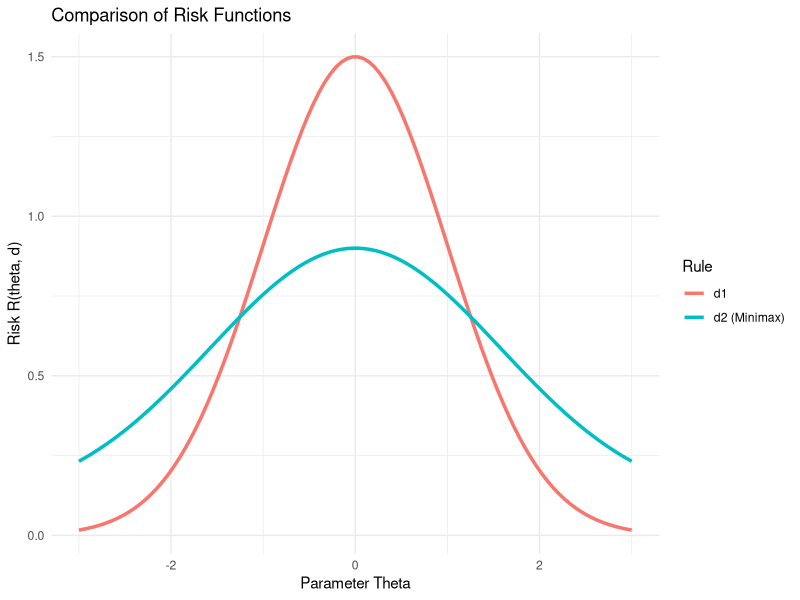
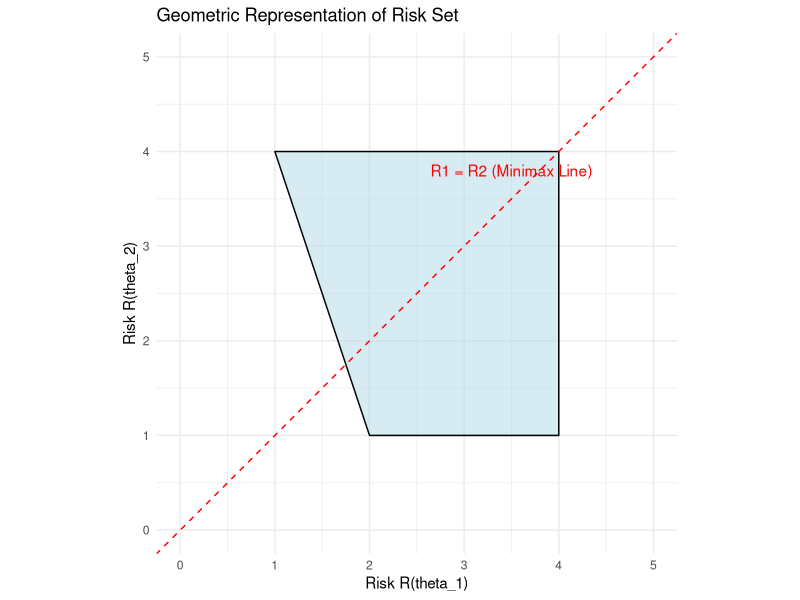
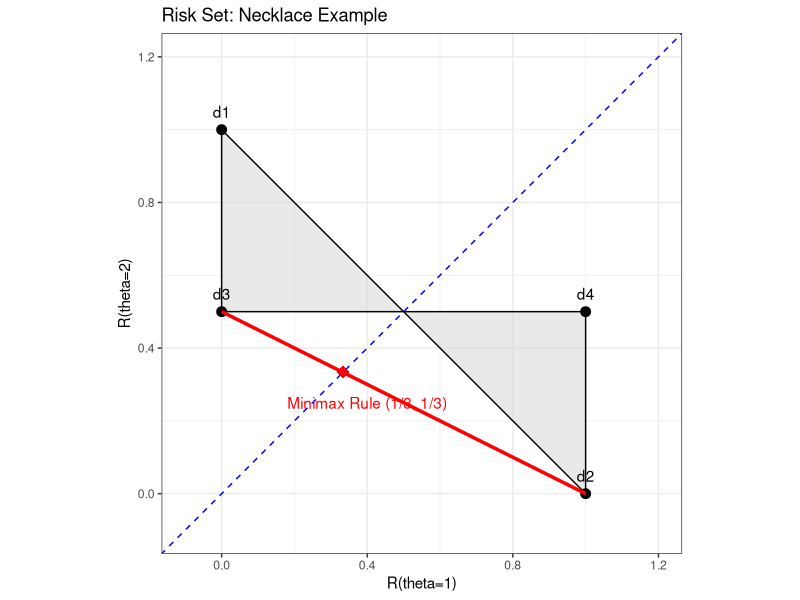

Write R code to recreate these figures, in order.
## ---- chunk 1
#| label: fig-minimax
#| echo: false
#| fig-cap: "Illustration of Minimax: Rule d2 has a lower maximum risk than d1, making it the Minimax rule, even though d1 is better for some values of theta."
library(ggplot2)

theta <- seq(-3, 3, length.out = 100)
## d1 has high variance/peak
risk_d1 <- 1.5 * exp(-theta^2 / 2) 
## d2 is flatter (lower max risk)
risk_d2 <- 0.8 * exp(-theta^2 / 5) + 0.1

df <- data.frame(
  theta = rep(theta, 2),
  Risk = c(risk_d1, risk_d2),
  Rule = rep(c("d1", "d2 (Minimax)"), each = 100)
)

ggplot(df, aes(x = theta, y = Risk, color = Rule)) +
  geom_line(size = 1.2) +
  theme_minimal() +
  labs(title = "Comparison of Risk Functions", y = "Risk R(theta, d)", x = "Parameter Theta")
## ---- chunk 2
#| label: fig-riskset
#| echo: false
#| fig-cap: "The Risk Set S. Points d1 and d2 are deterministic rules. The line connecting them represents randomized rules. The Minimax rule lies on the line R1=R2 (if accessible). The Bayes rule is found by bringing a tangent line with slope -pi1/pi2 toward the origin."
library(ggplot2)

## Define a polygon representing the risk set
risk_polygon <- data.frame(
  R1 = c(1, 4, 4, 2, 1),
  R2 = c(4, 4, 1, 1, 4)
)

ggplot() +
  ## Draw the convex risk set
  geom_polygon(data = risk_polygon, aes(x = R1, y = R2), fill = "lightblue", alpha = 0.5, color = "black") +
  ## Add 45 degree line for minimax
  geom_abline(intercept = 0, slope = 1, linetype = "dashed", color = "red") +
  annotate("text", x = 3.5, y = 3.8, label = "R1 = R2 (Minimax Line)", color = "red") +
  coord_fixed(xlim = c(0, 5), ylim = c(0, 5)) +
  labs(title = "Geometric Representation of Risk Set", x = "Risk R(theta_1)", y = "Risk R(theta_2)") +
  theme_minimal()
## ---- chunk 3
#| label: fig-necklace
#| echo: false
#| fig-cap: "Risk Set for the Necklace Example. The set is the quadrilateral defined by d1, d2, d3, d4. The Minimax rule is the intersection of the line R1=R2 and the lower boundary segment connecting d3 and d2."

df_necklace <- data.frame(
  R1 = c(0, 1, 1, 0),
  R2 = c(1, 0, 0.5, 0.5),
  Label = c("d1", "d2", "d4", "d3")
)

## Segment for the lower boundary (admissible rules)
admissible_segment <- data.frame(
  x = c(0, 1),
  y = c(0.5, 0)
)

ggplot() +
  geom_polygon(data = df_necklace, aes(x = R1, y = R2), fill = "lightgray", alpha = 0.5, color = "black") +
  geom_point(data = df_necklace, aes(x = R1, y = R2), size = 3) +
  geom_text(data = df_necklace, aes(x = R1, y = R2, label = Label), vjust = -1) +
  ## Minimax line R1 = R2
  geom_abline(slope = 1, intercept = 0, linetype = "dashed", color = "blue") +
  ## Highlight admissible boundary (d3 to d2)
  geom_segment(aes(x = 0, y = 0.5, xend = 1, yend = 0), color = "red", size = 1.2) +
  annotate("point", x = 1/3, y = 1/3, color = "red", size = 4, shape = 18) +
  annotate("text", x = 0.4, y = 0.25, label = "Minimax Rule (1/3, 1/3)", color = "red") +
  coord_fixed(xlim = c(-0.1, 1.2), ylim = c(-0.1, 1.2)) +
  labs(title = "Risk Set: Necklace Example", x = "R(theta=1)", y = "R(theta=2)") +
  theme_bw()
